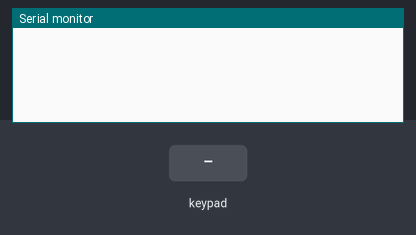
A sketch run on a simulated Arduino Uno, built with avr-gcc and run on an emulated ATmega328P. Parts: the last lines printed to the serial monitor. Inputs (shaded band) come from the test bench.

Above: at 1.2 s.
1.3 s: key '1' pressed
At 2.5 s:
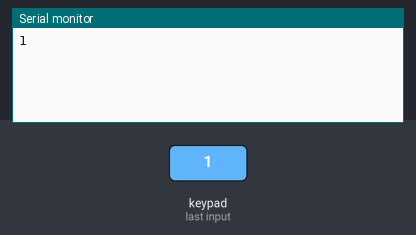
2.8 s: keypad keys 7 8 9 6 A pressed 0.4 s apart
At 4.7 s:
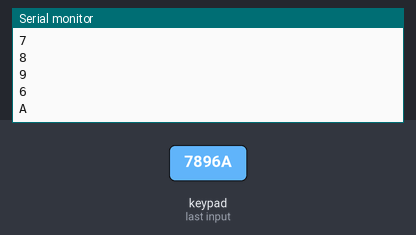
6.3 s: key 'B' pressed
At 7.5 s:
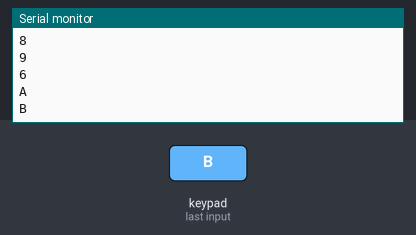
7.8 s: keypad keys 7 8 9 6 D pressed 0.4 s apart
At 9.9 s:
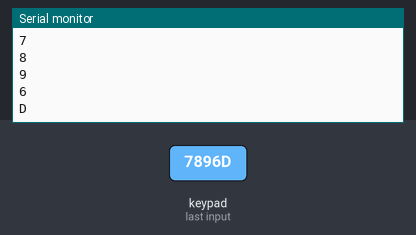
11.3 s: key 'C' pressed
At 12.5 s:
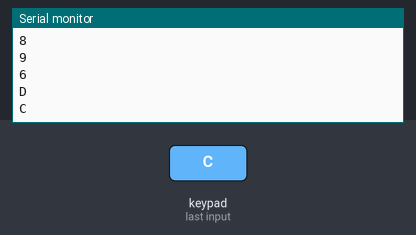
12.8 s: key 'F' pressed
At 13.7 s:
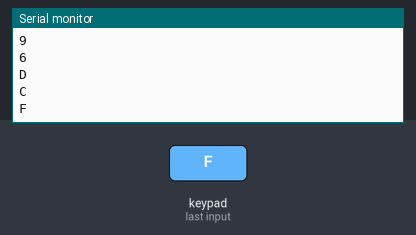
Timing chart, 0 to 15.3 s (numbered marks = the images above; inputs shaded):
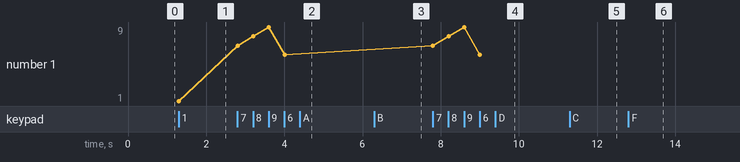

The sketch:

KEYPAD_TEST.ino
```cpp
/*
   modified 4 March 2021
   by Chris Swagler
   purpose: display to the serial monitor the key pressed on the hexaKey keypad
   https://www.circuitbasics.com/how-to-set-up-a-keypad-on-an-arduino/
*/

/*
  Note: there are a wide variety of keypad configurations, so check the hexaKeys array
  and also the link above to see if your keypad is compatible
  Also, make sure to download the Adafruit Keypad library for this code to work!
*/

#include <Adafruit_Keypad.h>
#include <Keypad.h>

//rows and cols for a 4x4 keypad
const byte ROWS = 4;
const byte COLS = 4;

//keypad configuration (can be changed based on your specific keypad)
char hexaKeys[ROWS][COLS] = {
  {'1', '2', '3', 'A'},
  {'4', '5', '6', 'B'},
  {'7', '8', '9', 'C'},
  {'0', 'F', 'E', 'D'}
};

//pins to connect to the board
//this pin configuration worked for the keypads supplied at FYELIC,
//if your rows/cols are inverted, simply change the pin numbers accordingly
byte rowPins[ROWS] = {7, 8, 9, 6};
byte colPins[COLS] = {3, 4, 5, 2};

//create an instance of a Keypad using the above configuration
Keypad customKeypad = Keypad(makeKeymap(hexaKeys), rowPins, colPins, ROWS, COLS);

void setup() {
  Serial.begin(9600);
}

void loop() {
  //obtains the key from the keypay
  char customKey = customKeypad.getKey();

  //if there was a key pressed, print the key to the serial monitor
  if (customKey) {
    Serial.println(customKey);
  }
}
```

Measured:
- after the input at 1.3 s, the serial monitor: prints a new line at once (image 1)
- after the input at 2.8 s, the serial monitor: prints a new line at once (image 2)
- after the input at 6.3 s, the serial monitor: prints a new line at once (image 3)
- after the input at 7.8 s, the serial monitor: prints a new line at once (image 4)
- after the input at 11.3 s, the serial monitor: prints a new line at once (image 5)
- after the input at 12.8 s, the serial monitor: prints a new line at once (image 6)
- plotted number 1: 1 → 6 after the input at 2.8 s
